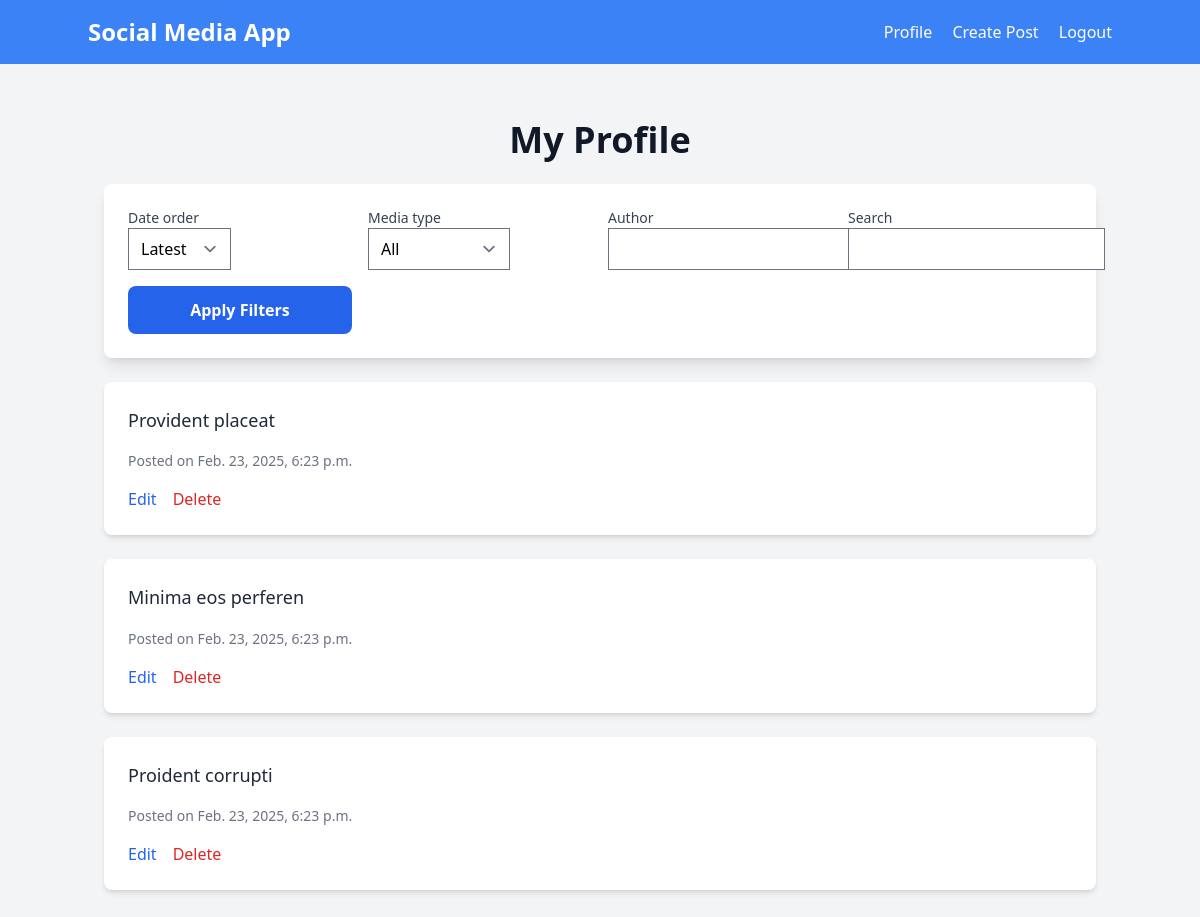
The app's page /profile/ (signed in), older data.
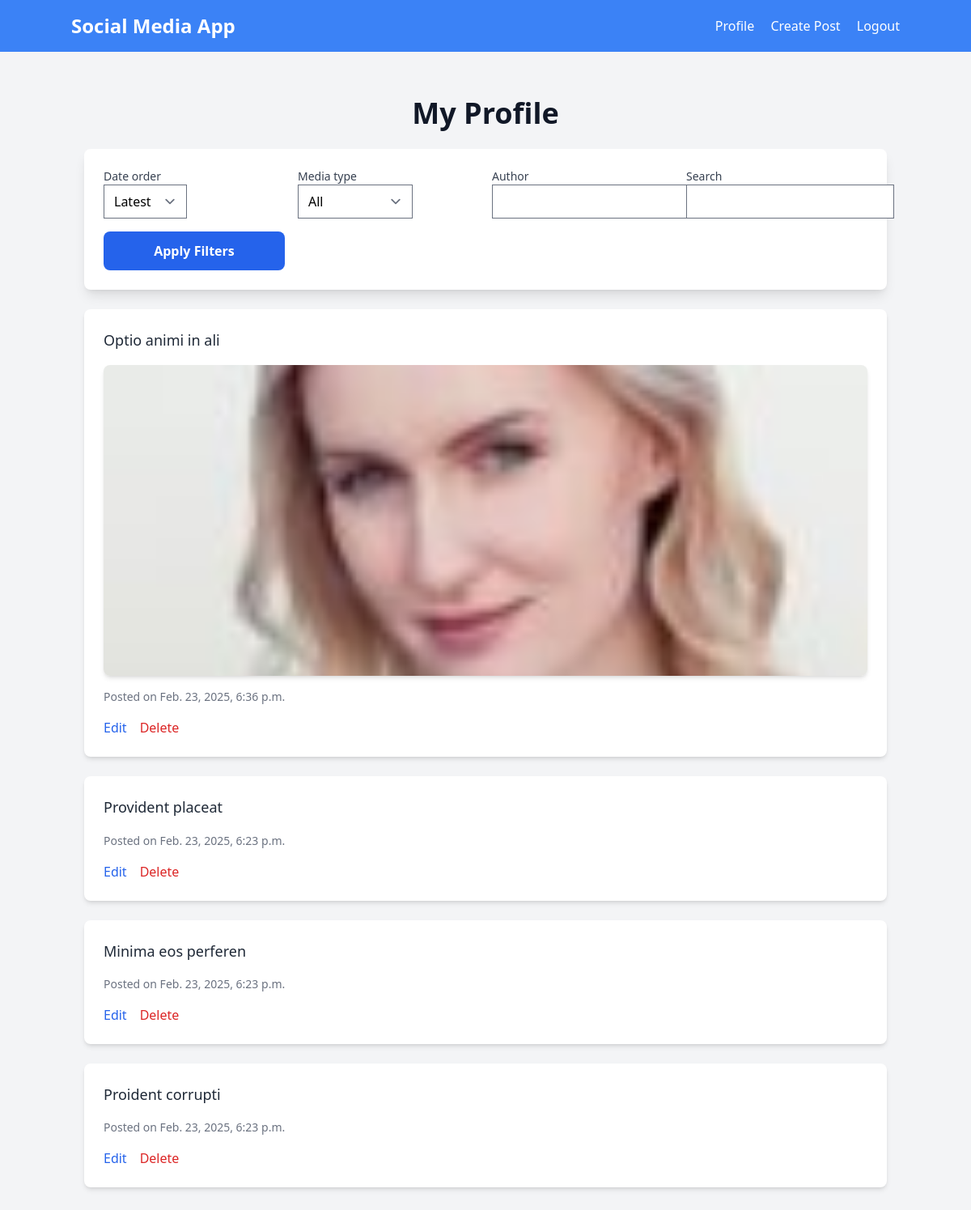
The same page, newer data.
### posts/models.py (models this page shows, shortened)
class Post(models.Model):
    user = models.ForeignKey(User, on_delete=models.CASCADE)
    content = models.TextField()
    image = models.ImageField(upload_to='post_images/', blank=True, null=True)
    created_at = models.DateTimeField(auto_now_add=True)
    updated_at = models.DateTimeField(auto_now=True)

### posts/views.py (the view)
# urls.py: path('profile/', views.profile, name='profile'),
@login_required
def profile(request):
    posts = Post.objects.filter(user=request.user)
    form = PostFilterForm(request.GET)
    if form.is_valid():
        date_order = form.cleaned_data['date_order']
        media_type = form.cleaned_data['media_type']
        search = form.cleaned_data['search']
        if date_order == 'oldest':
            posts = posts.order_by('created_at')
        else:
            posts = posts.order_by('-created_at')
        if media_type == 'text':
            posts = posts.filter(image='')
        elif media_type == 'image':
            posts = posts.exclude(image='')
        if search:
            posts = posts.filter(content__icontains=search)
    context = {
        'posts': posts,
        'form': form,
    }
    return render(request, 'posts/profile.html', context)

### posts/forms.py
class PostFilterForm(forms.Form):
    date_order = forms.ChoiceField(choices=[('latest', 'Latest'), ('oldest', 'Oldest')], required=False)
    media_type = forms.ChoiceField(choices=[('all', 'All'), ('text', 'Text Only'), ('image', 'With Image')], required=False)
    author = forms.CharField(required=False)
    search = forms.CharField(required=False)

### posts/templates/posts/profile.html
{% extends 'base.html' %}
{% block content %}
<div class="container mx-auto px-4 py-6">
    <h1 class="text-4xl font-extrabold text-gray-900 mb-6 text-center">My Profile</h1>
    <div class="bg-white shadow-lg rounded-lg p-6 mb-6">
        <form method="get" class="grid grid-cols-1 md:grid-cols-4 gap-4 items-end">
            {% for field in form %}
                <div>
                    <label class="block text-sm font-medium text-gray-700">{{ field.label }}</label>
                    {{ field }}
                </div>
            {% endfor %}
            <button type="submit" class="bg-blue-600 hover:bg-blue-700 text-white font-bold py-3 px-6 rounded-lg transition duration-300 w-full">
                Apply Filters
            </button>
        </form>
    </div>
    {% for post in posts %}
        <div class="bg-white shadow-md rounded-lg p-6 mb-6 hover:shadow-xl transition duration-300">
            <p class="text-gray-800 text-lg leading-relaxed">{{ post.content }}</p>
            {% if post.image %}
                <div class="mt-4">
                    <img src="{{ post.image.url }}" alt="Post image" class="rounded-lg w-full max-h-96 object-cover shadow-md">
                </div>
            {% endif %}
            <p class="text-sm text-gray-500 mt-4">Posted on {{ post.created_at }}</p>
            <div class="mt-4 flex space-x-4">
                <a href="{% url 'edit_post' post.id %}" class="text-blue-600 hover:text-blue-800 font-medium transition duration-300">Edit</a>
                <a href="{% url 'delete_post' post.id %}" class="text-red-600 hover:text-red-800 font-medium transition duration-300">Delete</a>
            </div>
        </div>
    {% empty %}
        <div class="text-center text-gray-500 text-lg">
            <p>No posts found.</p>
        </div>
    {% endfor %}
</div>
{% endblock %}

Row changes from the older to the newer data that the page shows:
added Post: content "Optio animi in ali", image (picture), created_at "Feb. 23, 2025, 6:36 p.m."
